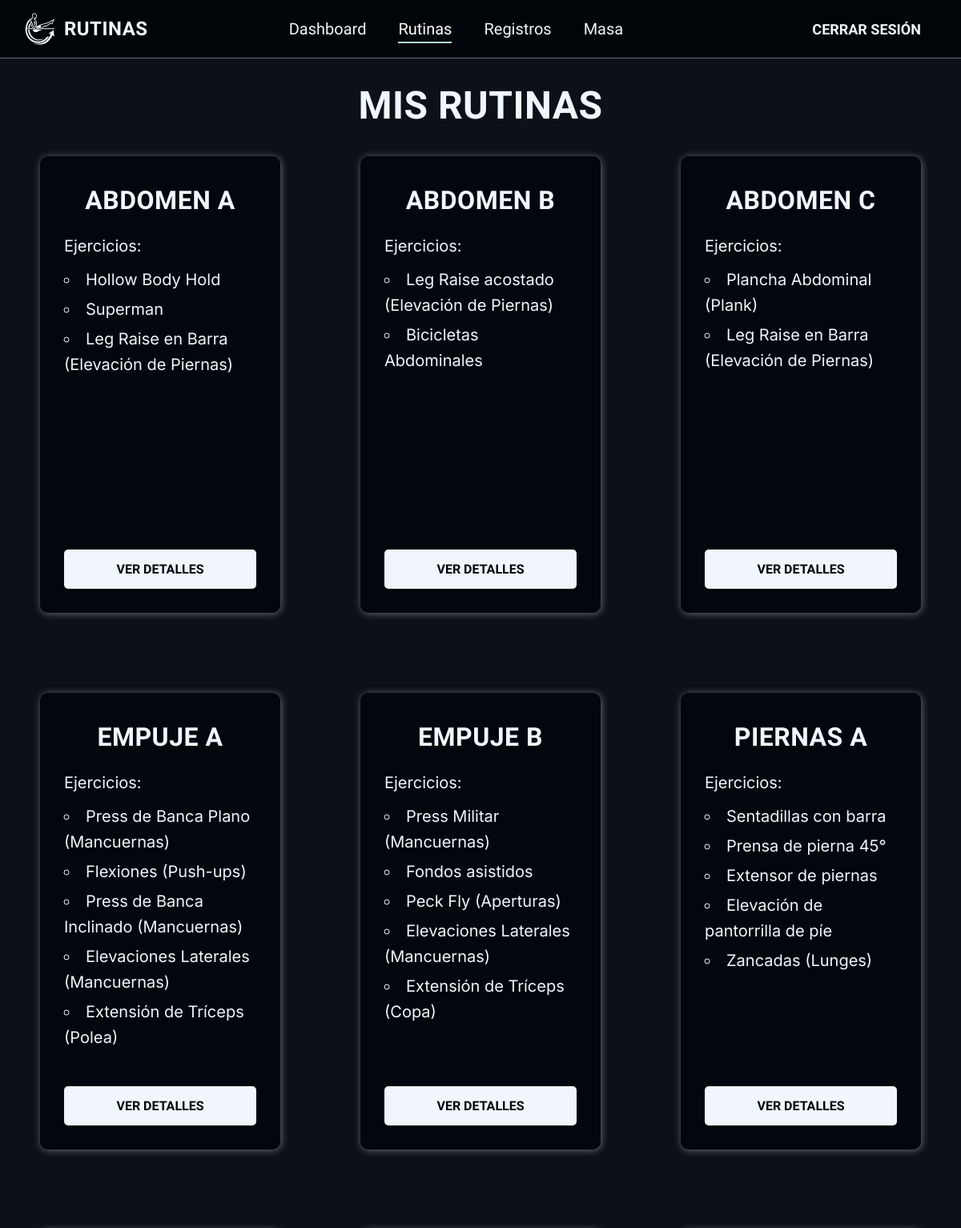
Screenshot of /workouts/routines/ (signed in, upper part) with the database file from the repository.
### workouts/models.py (models this page shows, shortened)
class Routine(models.Model):
    user = models.ForeignKey(User, on_delete=models.CASCADE)
    name = models.CharField(max_length=150)
    is_public = models.BooleanField(default=False, help_text="Si es True, otros usuarios podrán ver y clonar esta rutina.")
    created_at = models.DateTimeField(auto_now_add=True)

class RoutineItem(models.Model):
    routine = models.ForeignKey(Routine, on_delete=models.CASCADE, related_name='items')
    exercise = models.ForeignKey(Exercise, on_delete=models.CASCADE)
    recommended_sets = models.PositiveIntegerField(default=3)
    recommended_reps = models.PositiveIntegerField(default=10)
    order = models.PositiveIntegerField(default=0)
    class Meta:
        ordering = ['order']

class Exercise(models.Model):
    EXERCISE_TYPE_STRENGTH = 'STRENGTH'
    EXERCISE_TYPE_CARDIO = 'CARDIO'
    EXERCISE_TYPE_FULL_BODY = 'FULL_BODY'
    EXERCISE_TYPE_CHOICES = [
        (EXERCISE_TYPE_STRENGTH, 'Fuerza'),
        (EXERCISE_TYPE_CARDIO, 'Cardiovascular'),
        (EXERCISE_TYPE_FULL_BODY, 'Cuerpo Completo'),
    ]
    created_by = models.ForeignKey(User, on_delete=models.SET_NULL, null=True, blank=True)
    muscle_group = models.ForeignKey(MuscleGroup, on_delete=models.PROTECT) # PROTECT evita borrar un músculo si tiene ejercicios
    name = models.CharField(max_length=150, unique=True)
    description = models.TextField(blank=True, null=True, help_text="Instrucciones o notas de ejecución.")
    image = models.ImageField(upload_to='exercise_images/', blank=True, null=True)
    exercise_type = models.CharField(max_length=20, choices=EXERCISE_TYPE_CHOICES, default=EXERCISE_TYPE_STRENGTH)
    tracks_weight = models.BooleanField(default=True, help_text="¿Requiere registrar peso?")
    is_active = models.BooleanField(default=True)
    created_at = models.DateTimeField(auto_now_add=True)

### workouts/views.py (the view)
# urls.py: path('routines/', views.routines_view, name='routines'),
@login_required
def routines_view(request):
    routines = routines_list(request)
    return render(request, 'workouts/routines.html', {'routines': routines})

### workouts/views.py (called while the page is built)
def _get_user_routines_queryset(user):
    return Routine.objects.filter(user=user).prefetch_related(
        'items__exercise__muscle_group'
    ).order_by(Lower('name'))

def routines_list(request):
    return list(_get_user_routines_queryset(request.user))

### templates/workouts/routines.html (shortened to what this page needs)
{% extends 'base.html' %}
{% load static %}
{% block extra_head %}
<link rel="stylesheet" href="{% static 'css/workouts/routines.css' %}">
{% endblock %}
{% block logo_title%}Rutinas{% endblock %}
{% block content %}
    <section class="routine-container">
        <div class="title-header">
            <h1>Mis Rutinas</h1>
        </div>
        {% if routines %}
            <ul class="routine-list">
                {% for routine in routines %}
                    <li class="routine-item">
                        <div class="title-header">
                            <h2>{{ routine.name }}</h2>
                        </div>
                        <p>Ejercicios: </p>
                        <ul class="exercise-list">
                            {% for item in routine.items.all %}
                                <li>{{ item.exercise.name }}</li>
                            {% empty %}
                                <li>No hay ejercicios asignados a esta rutina.</li>
                            {% endfor %}
                        </ul>
                        <button class="interactive-button" onclick="openModal('modal-{{ routine.id }}')">
                            Ver Detalles
                        </button>
                    </li>
                {% endfor %}
            </ul>
        {% else %}
            <p>No hay rutinas creadas aún. ¡Crea la tuya ahora!</p>
        {% endif %}
    </section>
{% endblock %}

### static/css/base.css (style rules this page uses)
:root { --bg-dark: #010409; --bg-dark-secondary: #0d1117; --bg-dark-rgb: 1, 4, 9; --bg-light: #c9d1d9; --bg-red-warning: #312525; --bg-red-warning-hover: #b62324; --bg-green: #238636; --bg-blue: #121d2f; --text-primary: #f0f6fc; --text-muted: #656c76; --text-warning: #d84a3f; --text-success: #238636; --text-link: #4493f8; --text-hover: #ffffff; --text-warning-hover: #f8debb; --accent-glow: rgba(255, 255, 255, 0.75); --accent-mint: #B0E4CC; --font-main: 'Inter', system-ui, -apple-system, sans-serif; --font-display: 'Kanit', sans-serif; --border-thin: 0.1rem solid var(--text-muted); --shadow-standard: 0 0.4rem 1.2rem rgba(176, 228, 204, 0.2); }
*, *::before, *::after { box-sizing: border-box; }
html { font-size: 62.5%; }
body { background-color: var(--bg-dark); color: var(--text-primary); font-family: var(--font-main); margin: 0; min-height: 100vh; display: flex; flex-direction: column; -webkit-font-smoothing: antialiased; }
h1, h2, h3 { font-family: var(--font-display); font-weight: 900; text-transform: uppercase; letter-spacing: 0.05rem; color: var(--text-primary); margin: 0; text-align: center; }
h1 { font-size: 4.8rem; }
h2 { font-size: 3.2rem; }
p, li, strong, span { font-size: 2rem; line-height: 1.6; margin: 0.5rem 0; }
button { font-family: var(--font-display); font-weight: 700; text-transform: uppercase; border: none; cursor: pointer; background: none; transition: 0.3s ease; }
.btn-base, .interactive-button, .warning-button, .success-button { width: 100%; margin-top: 1rem; padding: 1.5rem; font-size: 1.6rem; border-radius: 0.5rem; }
.interactive-button { background-color: var(--text-primary); color: var(--bg-dark); }
.title-header { display: flex; justify-content: center; }

### static/css/workouts/routines.css (style rules this page uses)
main, .routine-container { display: flex; flex-direction: column; align-items: center; width: 100%; }
.routine-list { display: grid; grid-template-columns: repeat(3, 1fr); grid-auto-rows: 1fr; gap: 10rem; width: 100%; max-width: 120rem; padding: 2rem; box-sizing: border-box; list-style: none; }
.routine-item { display: flex; flex-direction: column; height: 100%; background-color: rgba(var(--bg-dark-rgb), 0.8); padding: 3rem; border-radius: 1rem; box-sizing: border-box; box-shadow: 0.1rem 0.1rem 1rem var(--text-muted); }
.routine-item h2 { font-family: var(--font-display); color: var(--text-primary); margin-bottom: 1rem; }
.routine-item ul { flex-grow: 1; margin-bottom: 2rem; padding: 0; list-style-position: inside; }

### rows the page displays
Routine: name "ABDOMEN A"
RoutineItem: exercise.name "Hollow Body Hold"
RoutineItem: exercise.name "Superman"
RoutineItem: exercise.name "Leg Raise en Barra (Elevación de Piernas)"
Routine: name "ABDOMEN B"
RoutineItem: exercise.name "Leg Raise acostado (Elevación de Piernas)"
RoutineItem: exercise.name "Bicicletas Abdominales"
Routine: name "ABDOMEN C"
RoutineItem: exercise.name "Plancha Abdominal (Plank)"
RoutineItem: exercise.name "Leg Raise en Barra (Elevación de Piernas)"
Routine: name "EMPUJE A"
RoutineItem: exercise.name "Press de Banca Plano (Mancuernas)"
RoutineItem: exercise.name "Flexiones (Push-ups)"
RoutineItem: exercise.name "Press de Banca Inclinado (Mancuernas)"
RoutineItem: exercise.name "Elevaciones Laterales (Mancuernas)"
RoutineItem: exercise.name "Extensión de Tríceps (Polea)"
Routine: name "EMPUJE B"
RoutineItem: exercise.name "Press Militar (Mancuernas)"
RoutineItem: exercise.name "Fondos asistidos"
RoutineItem: exercise.name "Peck Fly (Aperturas)"
RoutineItem: exercise.name "Elevaciones Laterales (Mancuernas)"
RoutineItem: exercise.name "Extensión de Tríceps (Copa)"
Routine: name "PIERNAS A"
RoutineItem: exercise.name "Sentadillas con barra"
RoutineItem: exercise.name "Prensa de pierna 45°"
RoutineItem: exercise.name "Extensor de piernas"
RoutineItem: exercise.name "Elevación de pantorrilla de píe"
RoutineItem: exercise.name "Zancadas (Lunges)"
